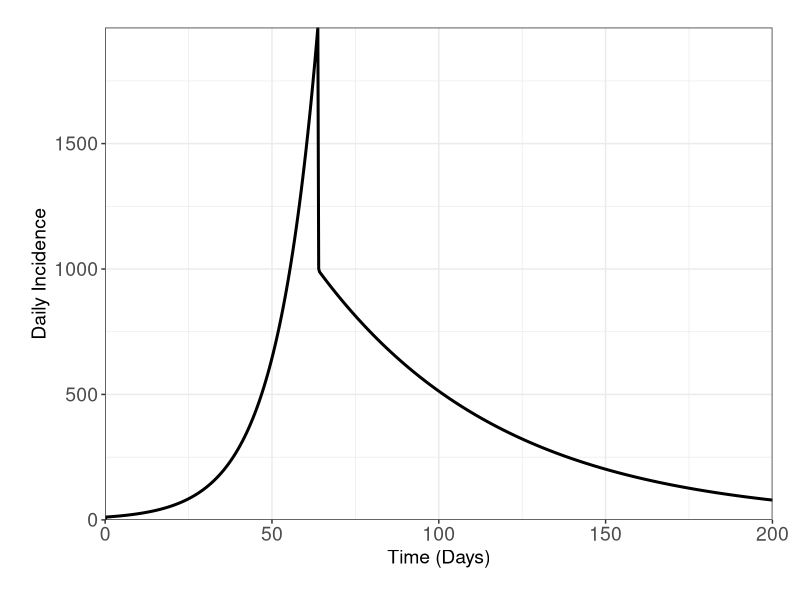

R code for this plot:
setwd("C:/Users/amorg/Documents/PhD/nCoV Work/Models/ContactTracing") 
rm(list=ls())
library("deSolve"); library("ggplot2"); library("ggpubr"); library("reshape2"); library("Cairo")

#### Model Functions - Gen Time/ Betas/ODEs ####

#Generation Time

GenTime <- function(T2, R0) {
  G = T2 * ((R0-1)/log(2))
  return(G)
}

#Model Betas

beta <- function(time, tstart1, R0) {
  gamma <- 1/(GenTime(3.3,2.8))
  ifelse((time >= tstart1 & time <= Inf), 
         R0*gamma, #Phase 2 - Before this was R0 = 0.9
         1.7*gamma #Phase 1
  )
} 

#Baseline SIRS To identify time at inc = 1000

SIRS1 <- function(time, init, parms) {
  
  beta <- beta(time, parms["tstart1"], parms["R0"])
  
  dS = - beta*init["I"]*init["S"]
  dI = beta*init["I"]*init["S"] - parms["gamma"]*init["I"]
  dR = parms["gamma"]*init["I"]
  
  inc_tim_inc <- c(time, beta*init["I"]*init["S"]*parms["N"])
  inc_cont <<- rbind(inc_cont, inc_tim_inc) # Tracking the daily incidence
  inc_cont <<- inc_cont[!duplicated(inc_cont$X0), ]
  
  return(list(c(dS, dI, dR)))
}


N <- 5.5*10^6

init <- c(S = (N-(N*0.00001))/N, I = (N*0.00001)/N, R= 0)
parms = c(gamma = 1/(GenTime(3.3,2.8)), 
          zeta = 1/365,
          tstart1 = 64, 
          N = 5.5*10^6, 
          R0 = 0.85)

#Baseline 
times <- seq(0, 200, by = 0.5)
inc_cont <<- data.frame(0, 0)
out1 <- data.frame(rk(y = init, func = SIRS1, times = times, parms = parms, method = "rk4"))

ggplot(data = inc_cont, aes(x = X0, y = X0.1))+ theme_bw() +
  labs(x ="Time (Days)", y = "Daily Incidence", color = "Population") + scale_y_continuous(expand = c(0,0)) + 
  scale_x_continuous(expand = c(0,0)) +
  theme(legend.position = "bottom", legend.title = element_blank(), legend.text=element_text(size=14),  axis.text=element_text(size=14),
        axis.title.y=element_text(size=14),axis.title.x = element_text(size=14), 
        legend.spacing.x = unit(0.3, 'cm'), plot.margin=unit(c(0.7,0.7,0.8,0.8),"cm")) +
  geom_line(size = 1.02, stat = "identity")

timecomp <<- inc_cont[,1][which( inc_cont[,1] > parms["tstart1"] & abs((inc_cont[,2] - 1000) - 0) == min(abs((inc_cont[,2] - 1000) - 0)))]
t <- data.frame(abs((inc_cont[,2] - 1000) - 0) == min(abs((inc_cont[,2] - 1000) - 0)))
